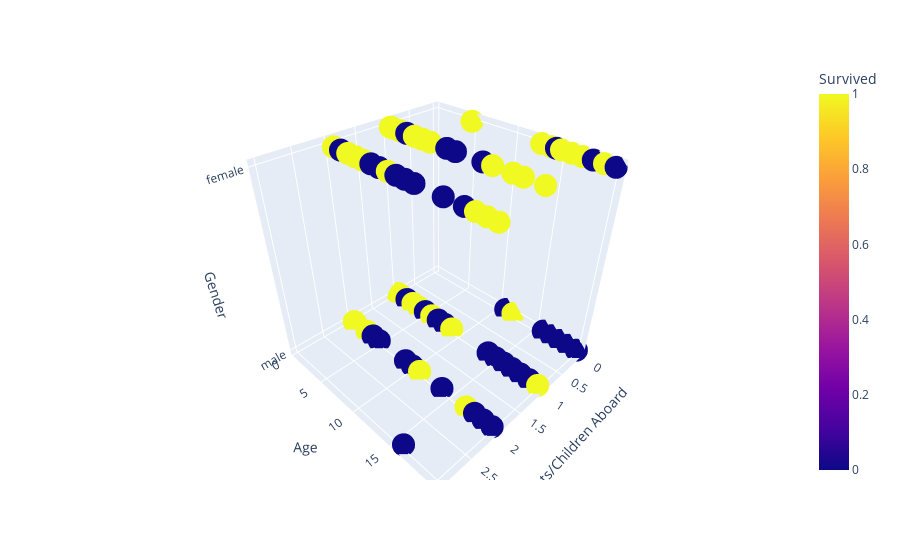

Source (notebook cell):
### Markdown cell above
## Q no 10

- In This section we have taken the people with age lower than 20 and check if their 0,1 or more parents or children are abroad then what is the gender wise survival rate. The results for 0 parents or children abroad and age lower than 20 shows that female has more chances to live. On the other hand when we see the case for 1 or more parents or children abroad, the data shows the same story that the women survived more. This shows that no matter how many parents or children are abroad, the highest ratio for survival rate will be of women given the age lower than 20.

### Code cell
# create a list of our conditions
df11 = f.loc[f['Age'] <= 20]

conditions = [
    (df11['Parents/Children Aboard'] == 0),
    (df11['Parents/Children Aboard'] == 1),
    (df11['Parents/Children Aboard'] > 1)
    ]

# create a list of the values we want to assign for each condition
values = [0, 1, 2]

# create a new column and use np.select to assign values to it using our lists as arguments
df11['class'] = np.select(conditions, values)

fig = px.scatter_3d(df11,x = 'Parents/Children Aboard', y = 'Age', z= 'Gender',
                    color='Survived')
fig.show()
## IN this section we have created a 3D of no parents abroad and 1 and more than 1 sibling abroad. The data shows that if there are no parents abroad the women has more chance of
# survival. THE OTHER Thing is taht over all women has more chance of survival comparing to men. rather 0 ,1 orr more than 1 siblings aboard.

### Figure 1 — Plotly figure (JSON) as saved in the notebook; plotly's stock layout.template omitted (floating-point values rounded to 4 significant figures; data arrays with more than 128 entries replaced by an {"elided": "..."} marker saying what was removed)
{"data": [{"hovertemplate": "Parents/Children Aboard=%{x}<br>Age=%{y}<br>Gender=%{z}<br>Survived=%{marker.color}<extra></extra>", "legendgroup": "", "marker": {"color": {"elided": "222 int values"}, "coloraxis": "coloraxis", "symbol": "circle"}, "mode": "markers", "name": "", "scene": "scene", "showlegend": false, "type": "scatter3d", "x": {"elided": "222 int values"}, "y": {"elided": "222 float values"}, "z": {"elided": "222 str values"}}], "layout": {"coloraxis": {"colorbar": {"title": {"text": "Survived"}}, "colorscale": [[0, "#0d0887"], [0.1111, "#46039f"], [0.2222, "#7201a8"], [0.3333, "#9c179e"], [0.4444, "#bd3786"], [0.5556, "#d8576b"], [0.6667, "#ed7953"], [0.7778, "#fb9f3a"], [0.8889, "#fdca26"], [1, "#f0f921"]]}, "legend": {"tracegroupgap": 0}, "margin": {"t": 60}, "scene": {"domain": {"x": [0, 1], "y": [0, 1]}, "xaxis": {"title": {"text": "Parents/Children Aboard"}}, "yaxis": {"title": {"text": "Age"}}, "zaxis": {"title": {"text": "Gender"}}}}}
